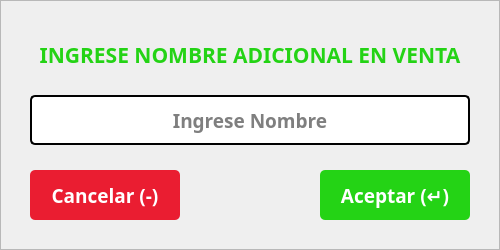
    <widget class="QFrame" name="frmAlertaIngresaNombreVenta">
     <property name="geometry">
      <rect>
       <x>710</x>
       <y>415</y>
       <width>500</width>
       <height>250</height>
      </rect>
     </property>
     <property name="styleSheet">
      <string notr="true">#frmAlertaIngresaNombreVenta{background-color: rgb(255, 255, 255);
color: rgb(0, 0, 0);
border:none;
border-radius: 10px;
border: 2px solid #D9D9D9;}</string>
     </property>
     <property name="frameShape">
      <enum>QFrame::StyledPanel</enum>
     </property>
     <property name="frameShadow">
      <enum>QFrame::Raised</enum>
     </property>
     <widget class="QLabel" name="label_12">
      <property name="geometry">
       <rect>
        <x>30</x>
        <y>25</y>
        <width>440</width>
        <height>60</height>
       </rect>
      </property>
      <property name="font">
       <font>
        <family>Poppins</family>
        <pointsize>16</pointsize>
        <weight>75</weight>
        <bold>true</bold>
       </font>
      </property>
      <property name="styleSheet">
       <string notr="true">color: #24D315;</string>
      </property>
      <property name="text">
       <string>INGRESE NOMBRE ADICIONAL EN VENTA</string>
      </property>
      <property name="alignment">
       <set>Qt::AlignCenter</set>
      </property>
     </widget>
     <widget class="QPushButton" name="btnAceptarFrmIngresaNombreVenta">
      <property name="geometry">
       <rect>
        <x>320</x>
        <y>170</y>
        <width>150</width>
        <height>50</height>
       </rect>
      </property>
      <property name="font">
       <font>
        <family>Poppins</family>
        <pointsize>14</pointsize>
        <weight>75</weight>
        <bold>true</bold>
       </font>
      </property>
      <property name="cursor">
       <cursorShape>PointingHandCursor</cursorShape>
      </property>
      <property name="styleSheet">
       <string notr="true">background-color: rgb(36, 211, 21);
color: rgb(255, 255, 255);
border:none;
border-radius: 5px;</string>
      </property>
      <property name="text">
       <string>Aceptar (↵)</string>
      </property>
      <property name="flat">
       <bool>false</bool>
      </property>
     </widget>
     <widget class="QLineEdit" name="txtIngresaNombreVenta">
      <property name="geometry">
       <rect>
        <x>30</x>
        <y>95</y>
        <width>440</width>
        <height>50</height>
       </rect>
      </property>
      <property name="font">
       <font>
        <family>Poppins</family>
        <pointsize>14</pointsize>
        <weight>75</weight>
        <bold>true</bold>
       </font>
      </property>
      <property name="styleSheet">
       <string notr="true">background-color: rgb(255, 255, 255);
color: rgb(0, 0, 0);
border-radius: 5px;
border: 2px solid #000;
padding: 5px</string>
      </property>
      <property name="text">
       <string/>
      </property>
      <property name="alignment">
       <set>Qt::AlignCenter</set>
      </property>
      <property name="placeholderText">
       <string>Ingrese Nombre</string>
      </property>
     </widget>
     <widget class="QPushButton" name="btnCancelarFrmIngresaNombreVenta">
      <property name="geometry">
       <rect>
        <x>30</x>
        <y>170</y>
        <width>150</width>
        <height>50</height>
       </rect>
      </property>
      <property name="font">
       <font>
        <family>Poppins</family>
        <pointsize>14</pointsize>
        <weight>75</weight>
        <bold>true</bold>
       </font>
      </property>
      <property name="cursor">
       <cursorShape>PointingHandCursor</cursorShape>
      </property>
      <property name="styleSheet">
       <string notr="true">background-color: rgb(234, 29, 49);
color: rgb(255, 255, 255);
border:none;
border-radius: 5px;</string>
      </property>
      <property name="text">
       <string>Cancelar (-)</string>
      </property>
     </widget>
    </widget>
